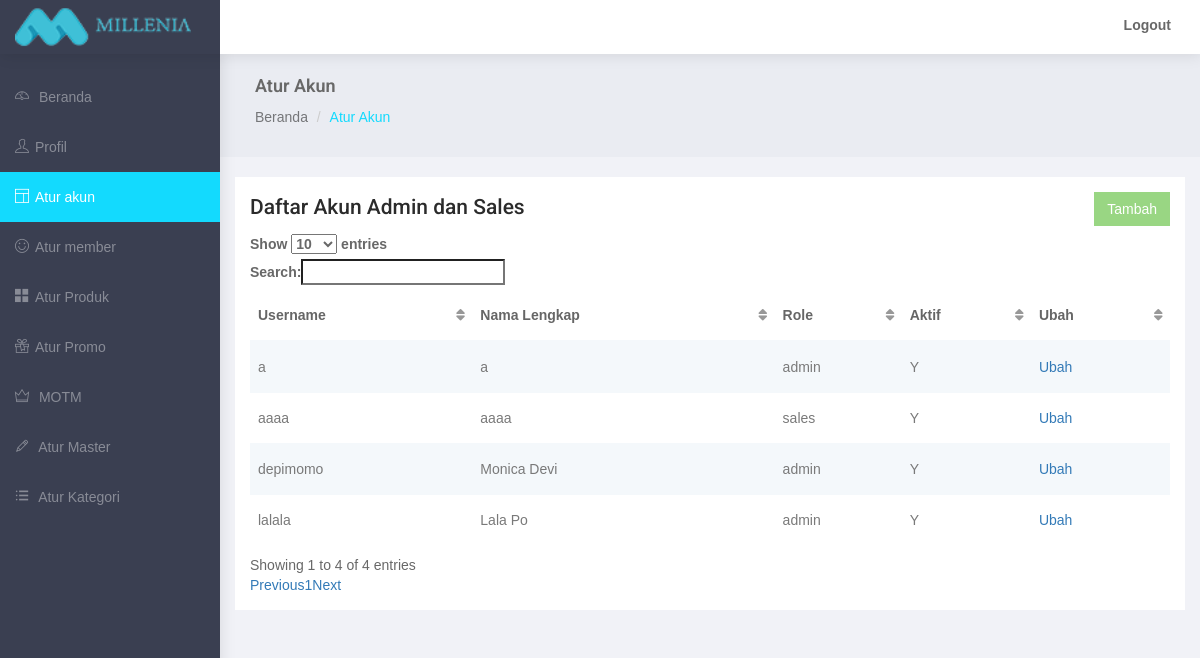
/admin/account.php (signed in), run on an earlier commit of the app's database.
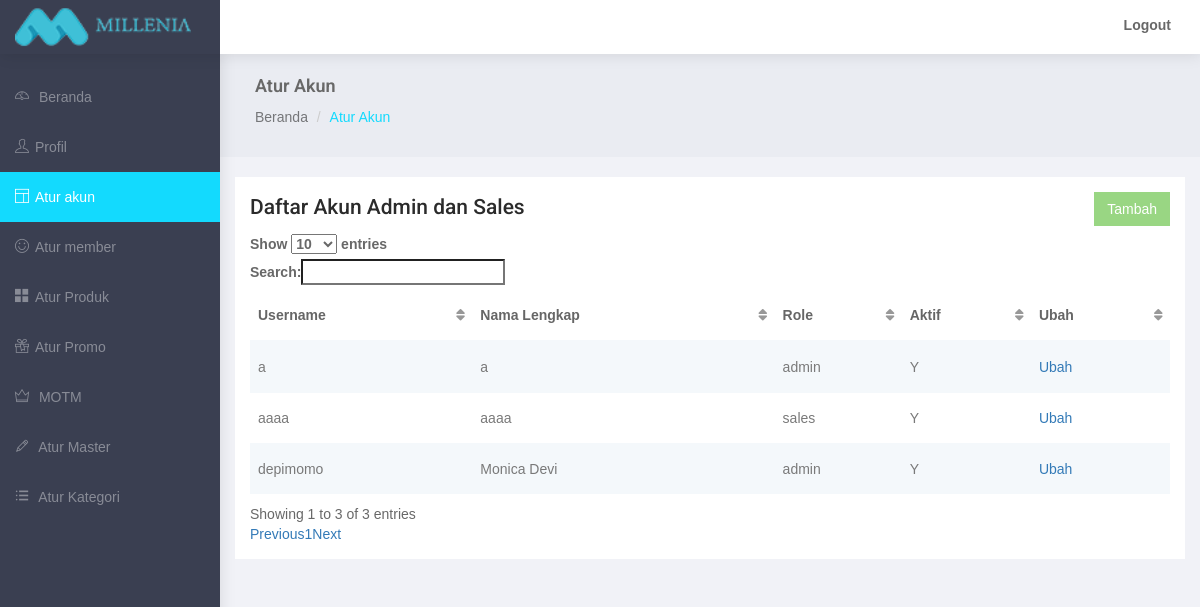
And on a later commit of the database.
### tables this page shows
CREATE TABLE `mi_admin` (
  `username` varchar(20) NOT NULL,
  `user_pass` varchar(200) NOT NULL,
  `user_crypt` text NOT NULL,
  `user_fullname` varchar(50) NOT NULL,
  `user_level` enum('admin','sales') NOT NULL,
  `user_active` enum('Y','N') NOT NULL DEFAULT 'Y',
  `user_timestamp` timestamp NOT NULL DEFAULT CURRENT_TIMESTAMP
);

### admin/account.php (the view, shortened to what this page needs)
<?php
	require 'includes/connect.php';
?>
<!DOCTYPE html>
<html lang="en">
<head>
</head>
<body>
    <div id="wrapper">
        <div id="page-wrapper">
            <div class="container-fluid">
                <div class="row bg-title">
                    <div class="col-lg-12">
                        <h4 class="page-title">Atur Akun</h4>
                        <ol class="breadcrumb">
                            <li><a href="index.php">Beranda</a></li>
                            <li class="active">Atur Akun</li>
                        </ol>
                    </div>
                </div>
                <div class="row">
                    <div class="col-md-12 col-lg-12 col-sm-12">
                        <div class="white-box">
                            <h3>Daftar Akun Admin dan Sales
                                <a href="add-account.php"><button class="pull-right btn btn-success">Tambah</button></a></h3>
                            <div class="table-responsive">
                                <table id="tbl" class="table-striped table">
                                    <thead>
                                        <tr>
                                            <th>Username</th>
                                            <th>Nama Lengkap</th>
                                            <th>Role</th>
                                            <th>Aktif</th>
                                            <th>Ubah</th>
                                        </tr>
                                    </thead>
                                    <tbody>
                                        <?php
                                        $list = mysqli_query($conn, "SELECT * FROM mi_admin");
                                        while ($row = mysqli_fetch_assoc($list))
                                          {
                                            $user_level = $row['user_level'];
                                            $user_active = $row['user_active'];
                                            $user_fullname = $row['user_fullname'];
                                            $username = $row['username'];
                                            echo "
                                            <tr>
                                              <td>".$username."</td>
                                              <td>".$user_fullname."</td>
                                              <td>".$user_level."</td>
                                              <td>".$user_active."</td>
                                              <td><a href='edit-account.php?uname=".$username."'>Ubah</a></td>
                                            </tr>
                                            ";
                                          }
                                        ?>
                                    </tbody>
                                </table>
                            </div>
                        </div>
                    </div>
                </div>
            </div>
        </div>
    </div>
</body>
</html>

What changed in the data, as far as the page shows it:
removed mi_admin: username "lalala", user_fullname "Lala Po", user_level "admin", user_active "Y"
Also different on the page:
text written by a page script: "Show entries Search: Showing 1 to 4 of 4 entries Previous 1 Next" → "Show entries Search: Showing 1 to 3 of 3 entries Previous 1 Next"
